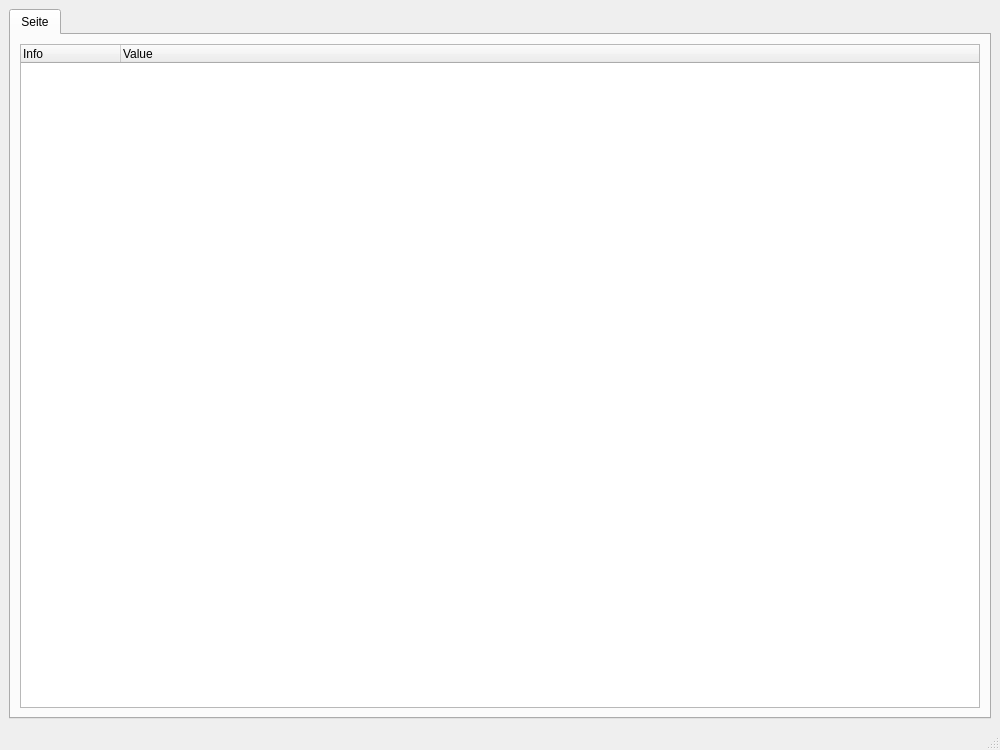
<?xml version="1.0" encoding="UTF-8"?>
<ui version="4.0">
 <class>tabbedResultViewer</class>
 <widget class="QMainWindow" name="tabbedResultViewer">
  <property name="geometry">
   <rect>
    <x>0</x>
    <y>0</y>
    <width>1000</width>
    <height>750</height>
   </rect>
  </property>
  <property name="windowTitle">
   <string>MainWindow</string>
  </property>
  <widget class="QWidget" name="centralwidget">
   <layout class="QVBoxLayout" name="verticalLayout">
    <item>
     <widget class="QTabWidget" name="tabWidget">
      <property name="currentIndex">
       <number>0</number>
      </property>
      <widget class="QWidget" name="modelTab">
       <attribute name="title">
        <string>Seite</string>
       </attribute>
       <layout class="QVBoxLayout" name="verticalLayout_2">
        <item>
         <widget class="QTreeWidget" name="modelTreeWidget">
          <column>
           <property name="text">
            <string>Info</string>
           </property>
          </column>
          <column>
           <property name="text">
            <string>Value</string>
           </property>
          </column>
         </widget>
        </item>
       </layout>
      </widget>
     </widget>
    </item>
   </layout>
  </widget>
  <widget class="QStatusBar" name="statusbar"/>
 </widget>
 <resources/>
 <connections/>
</ui>
